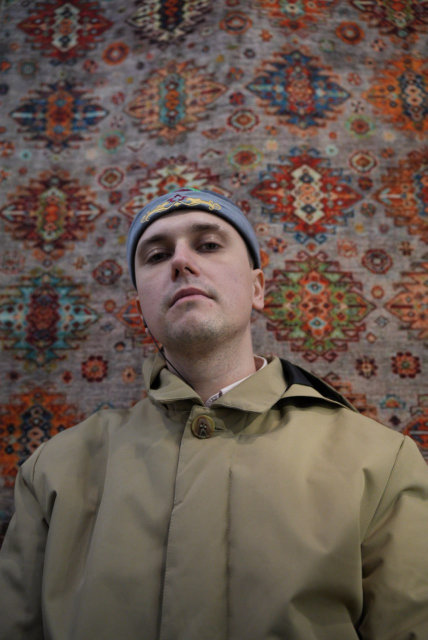
#> input picture photo_2026-03-29 17.54.44.jpeg, 855 x 1280 px (shown at 1/2 size)
$ python make_poster.py
#> lines starting #> are read from the running program, lines starting #| are printed output that depends on the picture; after the words box and inside, x2 and y2 are one past the last pixel; in counts of white or black regions, pixels touching at a corner belong together
#> in main, source is the input picture: PIL image 855x1280 RGB; mean R, G, B 102, 86.3, 77.2
from pathlib import Path

from PIL import Image, ImageChops, ImageDraw, ImageEnhance, ImageFilter, ImageFont


ROOT = Path(__file__).resolve().parent
SOURCE = ROOT / "photo_2026-03-29 17.54.44.jpeg"
OUTPUT = ROOT / "sobivan_baumana_poster.png"
OUTPUT_JPG = ROOT / "sobivan_baumana_poster.jpg"

WIDTH = 1080
HEIGHT = 1350

ACCENT = "#F04D36"
TEXT = "#F6EADB"
PANEL = "#121212"
PANEL_SOFT = "#1C1B1B"

FONT_DISPLAY = "/System/Library/Fonts/Avenir Next Condensed.ttc"
FONT_TEXT = "/System/Library/Fonts/Supplemental/PTSans.ttc"


def load_font(path: str, size: int, index: int = 0) -> ImageFont.FreeTypeFont:
    return ImageFont.truetype(path, size=size, index=index)


def cover(image: Image.Image, size: tuple[int, int]) -> Image.Image:
#> called with size = (1080, 1350)
    src_w, src_h = image.size
#> src_w = 855; src_h = 1280
    dst_w, dst_h = size
    scale = max(dst_w / src_w, dst_h / src_h)
#> scale = 1.26
    resized = image.resize((int(src_w * scale), int(src_h * scale)), Image.Resampling.LANCZOS)
    left = (resized.width - dst_w) // 2
#> left = 0
    top = (resized.height - dst_h) // 2
#> top = 133
    return resized.crop((left, top, left + dst_w, top + dst_h))


def contain(image: Image.Image, size: tuple[int, int]) -> Image.Image:
    src_w, src_h = image.size
    dst_w, dst_h = size
    scale = min(dst_w / src_w, dst_h / src_h)
    resized = image.resize((int(src_w * scale), int(src_h * scale)), Image.Resampling.LANCZOS)
    return resized


def rounded_mask(size: tuple[int, int], radius: int) -> Image.Image:
    mask = Image.new("L", size, 0)
    draw = ImageDraw.Draw(mask)
    draw.rounded_rectangle((0, 0, size[0], size[1]), radius=radius, fill=255)
    return mask


def vertical_gradient(size: tuple[int, int], top_rgba: tuple[int, int, int, int], bottom_rgba: tuple[int, int, int, int]) -> Image.Image:
    gradient = Image.new("RGBA", size)
    pixels = gradient.load()
    for y in range(size[1]):
        t = y / max(size[1] - 1, 1)
        rgba = tuple(int(top_rgba[i] * (1 - t) + bottom_rgba[i] * t) for i in range(4))
        for x in range(size[0]):
            pixels[x, y] = rgba
    return gradient


def fit_text(draw: ImageDraw.ImageDraw, text: str, font_path: str, max_size: int, min_size: int, max_width: int, index: int = 0):
    for size in range(max_size, min_size - 1, -2):
        font = load_font(font_path, size, index=index)
        bbox = draw.textbbox((0, 0), text, font=font)
        if bbox[2] - bbox[0] <= max_width:
            return font
    return load_font(font_path, min_size, index=index)


def main() -> None:
    base = Image.new("RGBA", (WIDTH, HEIGHT), PANEL)
    source = Image.open(SOURCE).convert("RGB")

    bg = cover(source, (WIDTH, HEIGHT))
    bg = bg.filter(ImageFilter.GaussianBlur(18))
    bg = ImageEnhance.Color(bg).enhance(0.85)
    bg = ImageEnhance.Brightness(bg).enhance(0.62)
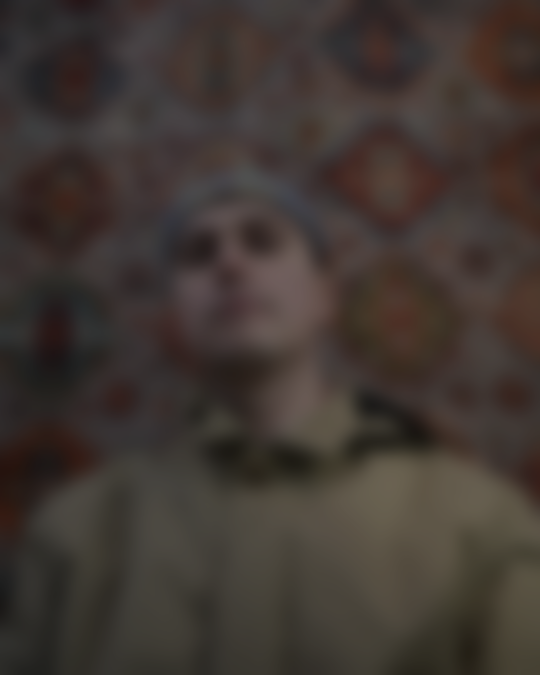
#> bg: PIL image 1080x1350 RGB (shown at 1/2 size); mean R, G, B 64.2, 55.5, 50.5
    base.alpha_composite(bg.convert("RGBA"))

    overlay = vertical_gradient((WIDTH, HEIGHT), (8, 8, 8, 150), (10, 10, 10, 220))
#> in vertical_gradient, `gradient = Image.new("RGBA", size)`: gradient: PIL image 1080x1350 RGBA; every value is 0
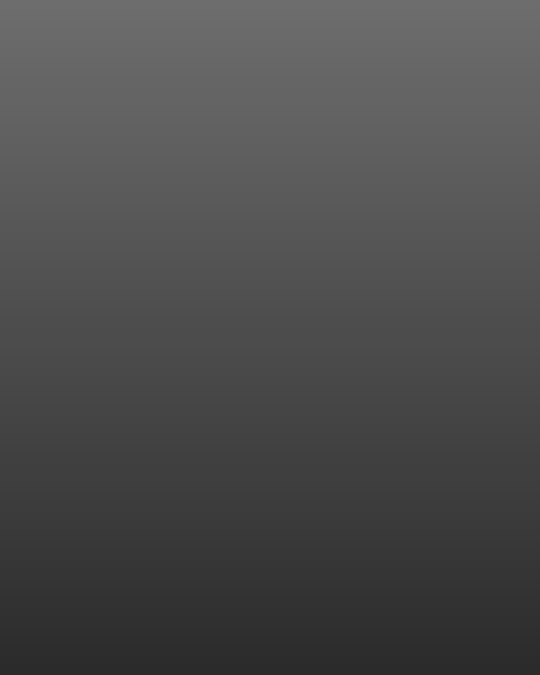
#> overlay: PIL image 1080x1350 RGBA (shown at 1/2 size); mean R, G, B, A 8.5, 8.5, 8.5, 184.5; transparent parts drawn white
    base.alpha_composite(overlay)

    hero_area = (80, 90, 1000, 1095)
    hero_w = hero_area[2] - hero_area[0]
    hero_h = hero_area[3] - hero_area[1]
    hero = contain(source, (hero_w, hero_h))
    hero = ImageEnhance.Contrast(hero).enhance(1.05)
    hero = ImageEnhance.Color(hero).enhance(0.95)

    hero_canvas = Image.new("RGBA", (hero_w, hero_h), PANEL_SOFT)
    paste_x = (hero_w - hero.width) // 2 + 55
#> paste_x = 179
    paste_y = hero_h - hero.height
#> paste_y = 0
    hero_canvas.paste(hero, (paste_x, paste_y))
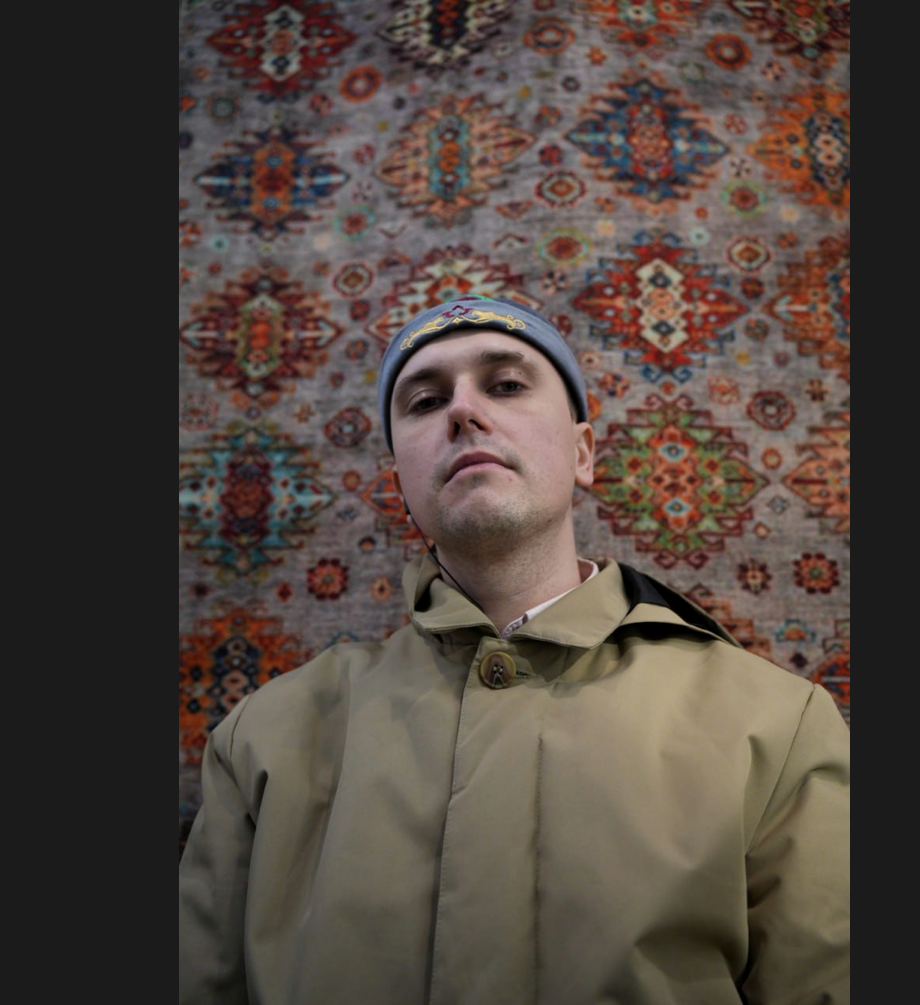
#> hero_canvas: PIL image 920x1005 RGBA; mean R, G, B, A 81.2, 69.7, 62.9, 255

    shadow = Image.new("RGBA", (hero_w + 36, hero_h + 36), (0, 0, 0, 0))
#> shadow: PIL image 956x1041 RGBA; every value is 0
    shadow_draw = ImageDraw.Draw(shadow)
    shadow_draw.rounded_rectangle((18, 18, hero_w + 18, hero_h + 18), radius=44, fill=(0, 0, 0, 150))
    shadow = shadow.filter(ImageFilter.GaussianBlur(24))
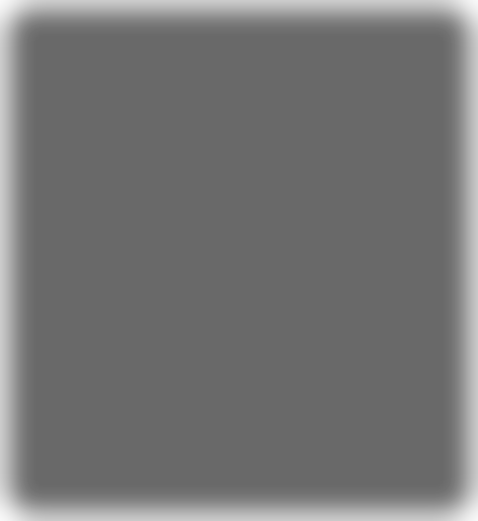
#> shadow: PIL image 956x1041 RGBA (shown at 1/2 size); mean R, G, B, A 0, 0, 0, 138.3; transparent parts drawn white
    base.alpha_composite(shadow, (hero_area[0] - 18, hero_area[1] - 8))

    hero_mask = rounded_mask((hero_w, hero_h), 42)
#> in rounded_mask, `mask = Image.new("L", size, 0)`: mask: PIL image 920x1005 L; every value is 0
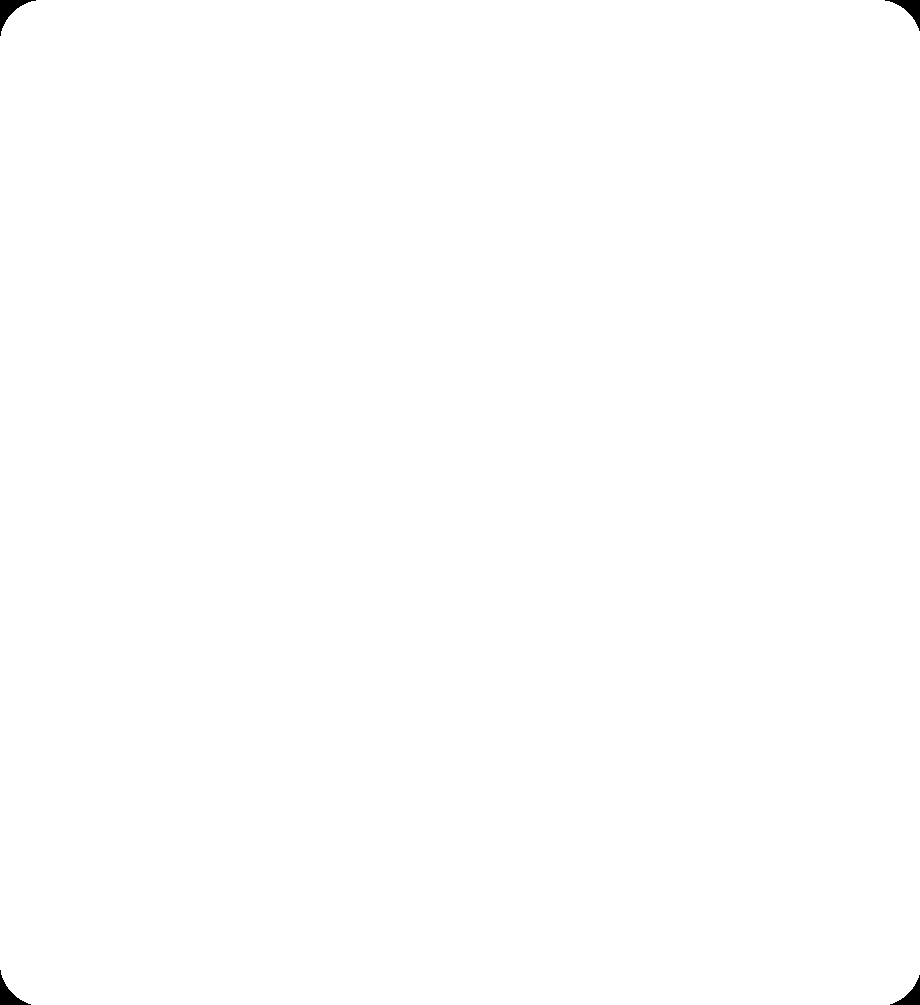
#> hero_mask: PIL image 920x1005 L; 99.8% white; 4 black regions, box (x1, y1, x2, y2) and area: (0, 0, 36, 36) 393, (885, 0, 920, 31) 357, (0, 970, 31, 1005) 357, (890, 975, 920, 1005) 322
    hero_card = hero_canvas.copy()
    hero_card.putalpha(hero_mask)
    base.alpha_composite(hero_card, (hero_area[0], hero_area[1]))

    tint = vertical_gradient((hero_w, hero_h), (240, 77, 54, 20), (0, 0, 0, 0))
#> in vertical_gradient (call 2), `gradient = Image.new("RGBA", size)`: gradient: PIL image 920x1005 RGBA; every value is 0
    tint_alpha = ImageChops.multiply(tint.getchannel("A"), hero_mask)
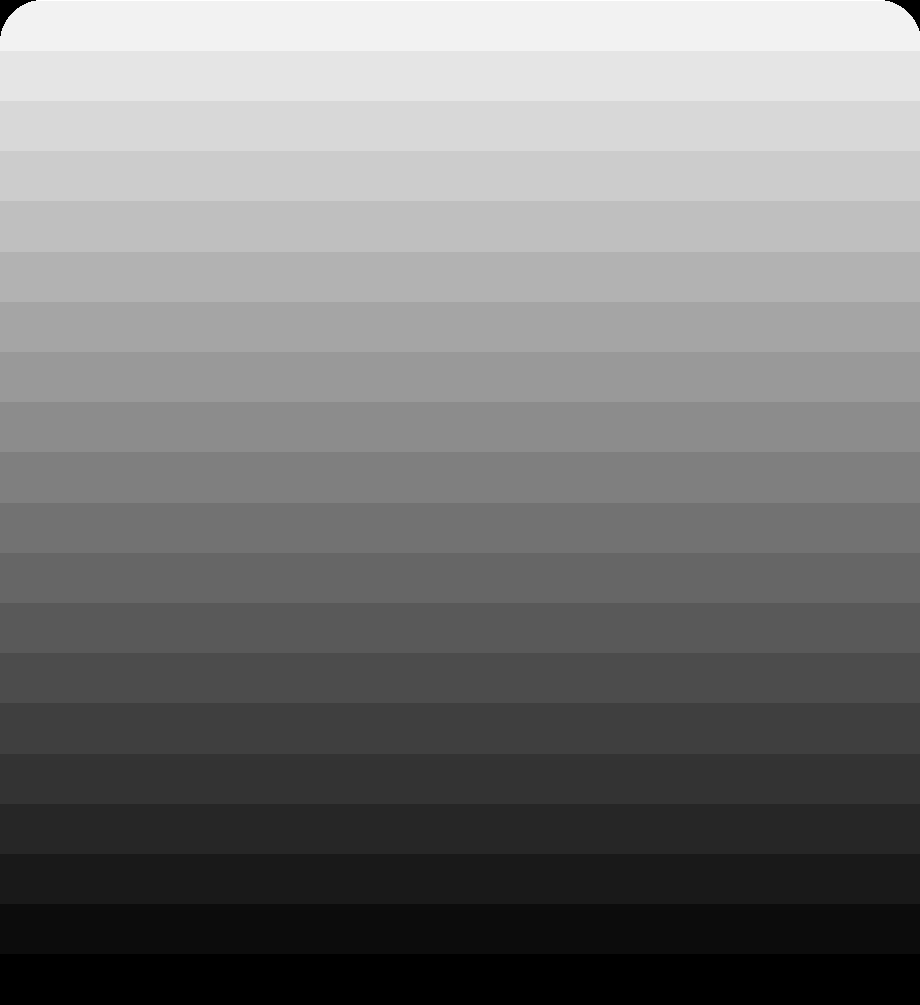
#> tint_alpha: PIL image 920x1005 L; min 0, max 20, mean 9.49; drawn with min black and max white
    tint.putalpha(tint_alpha)
    base.alpha_composite(tint, (hero_area[0], hero_area[1]))

    draw = ImageDraw.Draw(base)
    title_font = fit_text(draw, "SOBIVAN", FONT_DISPLAY, 158, 118, hero_w - 80, index=0)
    label_font = load_font(FONT_TEXT, 42, index=0)
    city_font = load_font(FONT_TEXT, 58, index=0)
    info_font = load_font(FONT_TEXT, 32, index=0)
    note_font = load_font(FONT_TEXT, 28, index=0)

    title_x = 120
    title_y = 770
    draw.text((title_x + 5, title_y + 5), "SOBIVAN", font=title_font, fill=(0, 0, 0, 140))
    draw.text((title_x, title_y), "SOBIVAN", font=title_font, fill=TEXT)

    stripe_y = 920
    draw.rounded_rectangle((120, stripe_y, 575, stripe_y + 72), radius=20, fill=ACCENT)
    draw.text((148, stripe_y + 12), "УЛИЧНОЕ ВЫСТУПЛЕНИЕ", font=label_font, fill="white")

    panel_y = 1035
    panel_h = 225
    draw.rounded_rectangle((80, panel_y, 1000, panel_y + panel_h), radius=34, fill=(18, 18, 18, 235))

    draw.text((120, panel_y + 38), "КАЗАНЬ", font=city_font, fill=TEXT)
    draw.text((120, panel_y + 102), "УЛИЦА БАУМАНА", font=city_font, fill=ACCENT)

    info_x = 670
    draw.line((640, panel_y + 34, 640, panel_y + panel_h - 34), fill=(255, 255, 255, 45), width=2)
    draw.text((info_x, panel_y + 46), "ДАТА И ВРЕМЯ", font=info_font, fill=(255, 255, 255, 180))
    draw.text((info_x, panel_y + 88), "СКОРО", font=city_font, fill=TEXT)
    draw.text((info_x, panel_y + 154), "Следите за анонсом", font=note_font, fill=(255, 255, 255, 180))

    draw.rounded_rectangle((120, 120, 255, 176), radius=16, fill=(246, 234, 219, 230))
    draw.text((144, 129), "LIVE", font=load_font(FONT_DISPLAY, 38), fill=PANEL)

    draw.line((120, 735, 340, 735), fill=ACCENT, width=8)

    result = base.convert("RGB")
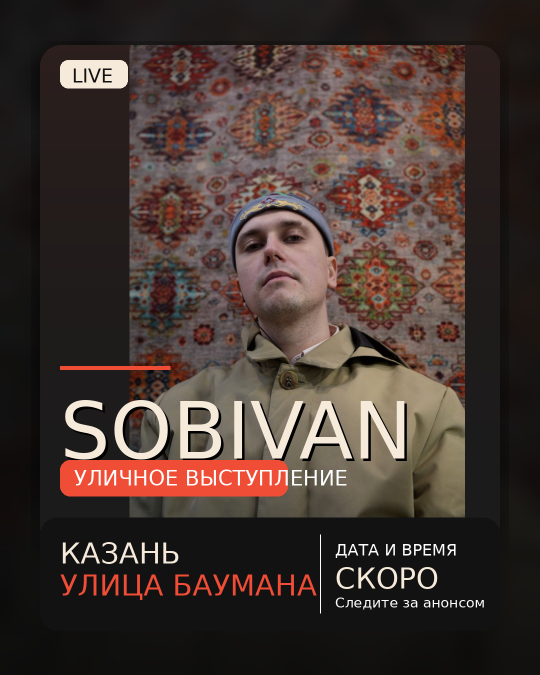
#> result: PIL image 1080x1350 RGB (shown at 1/2 size); mean R, G, B 69.4, 55.2, 50.2
    result.save(OUTPUT, quality=95)
    result.save(OUTPUT_JPG, quality=95)
    print(OUTPUT)


if __name__ == "__main__":
    main()

$ run again, with photo_2026-03-29 17.55.06.jpeg copied over photo_2026-03-29 17.54.44.jpeg
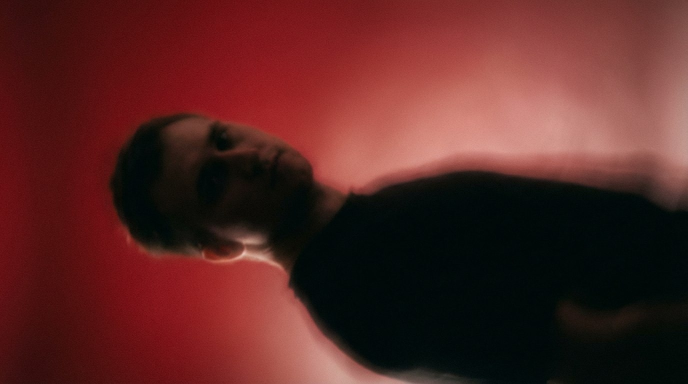
#> input picture photo_2026-03-29 17.55.06.jpeg, 1376 x 768 px (shown at 1/2 size)
#> in main, source is the input picture: PIL image 1376x768 RGB; mean R, G, B 87.7, 38.3, 35.9
#> gradient: PIL image 1080x1350 RGBA; every value is 0
#> in main, `hero_canvas.paste(hero, (paste_x, paste_y))`:
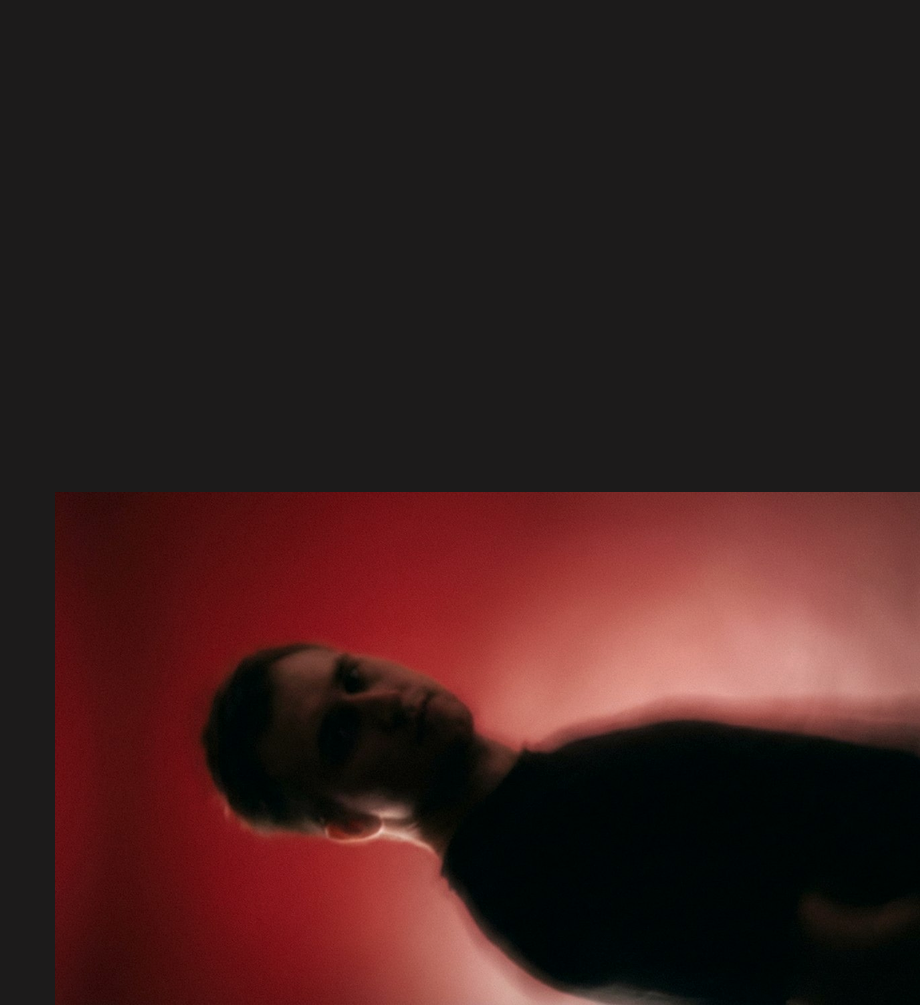
#> hero_canvas: PIL image 920x1005 RGBA; mean R, G, B, A 56.7, 31.5, 30.4, 255
#> mask: PIL image 920x1005 L; every value is 0
#> hero_mask: PIL image 920x1005 L; 99.8% white; 4 black regions, box (x1, y1, x2, y2) and area: (0, 0, 36, 36) 393, (885, 0, 920, 31) 357, (0, 970, 31, 1005) 357, (890, 975, 920, 1005) 322
#> gradient: PIL image 920x1005 RGBA; every value is 0
#> in main, `result = base.convert("RGB")`:
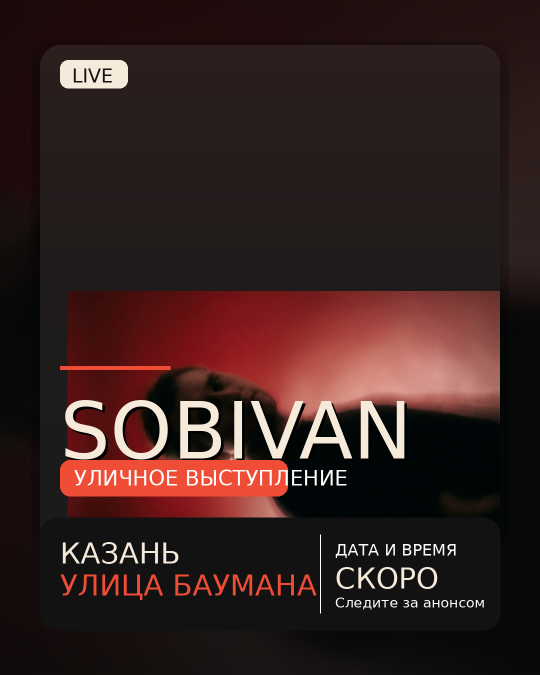
#> result: PIL image 1080x1350 RGB (shown at 1/2 size); mean R, G, B 55.2, 33.8, 31.8
